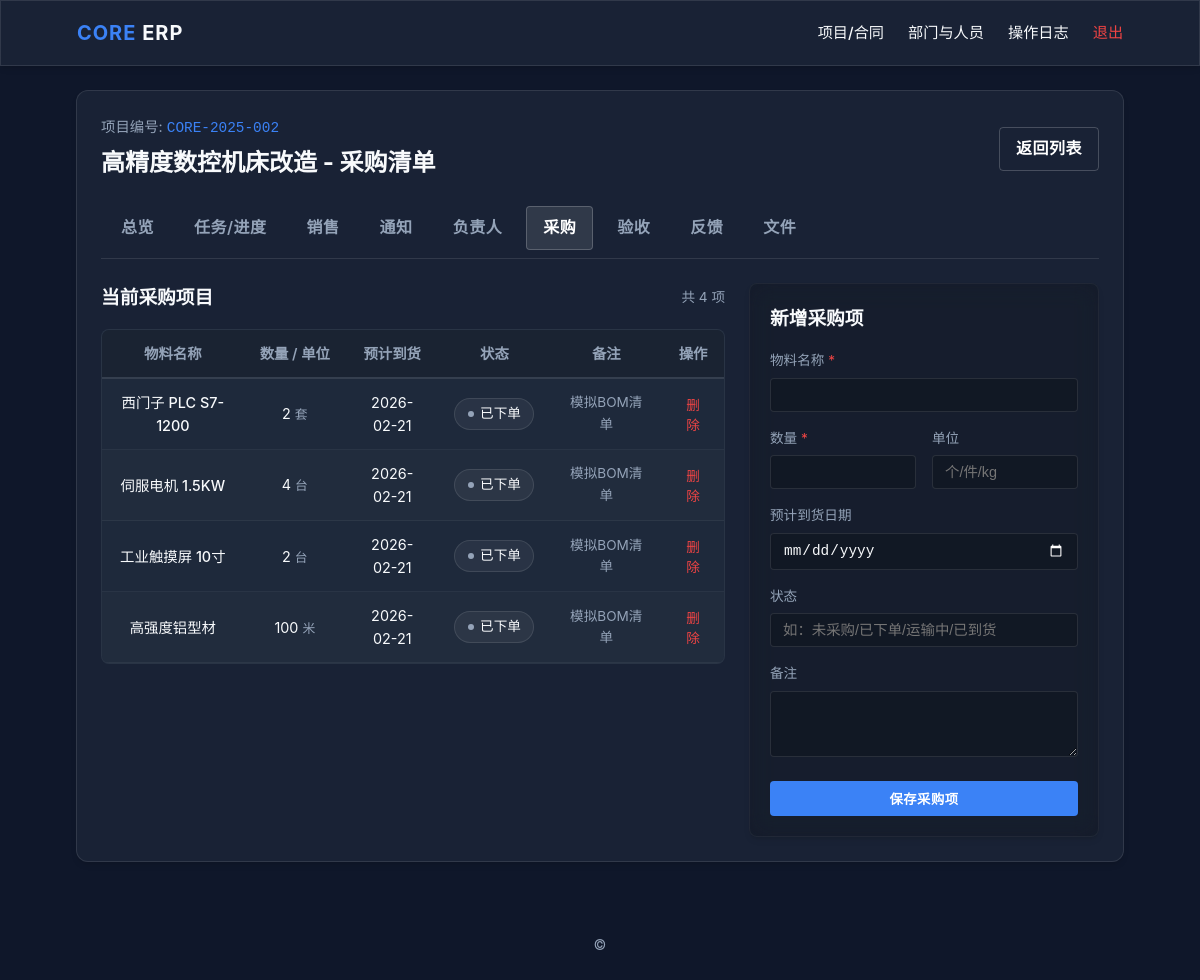
Screenshot of /contracts/2/procurements (signed in) with the database file from the repository.
### core/models.py (models this page shows)
class Contract(db.Model):
    __tablename__ = 'contracts'
    id = db.Column(db.Integer, primary_key=True)
    company_id = db.Column(db.Integer, db.ForeignKey('companies.id'), nullable=False)
    company = db.relationship('Company', back_populates='contracts')
    project_code = db.Column(db.String(50), nullable=False, unique=True)
    contract_number = db.Column(db.String(50), nullable=False)
    name = db.Column(db.String(200), nullable=False)
    planned_delivery_date = db.Column(db.Date, nullable=True)
    client_manager = db.Column(db.String(100))
    client_contact = db.Column(db.String(200))
    our_manager = db.Column(db.String(100))
    status = db.Column(db.String(50), default='新建')
    status_note = db.Column(db.String(500), nullable=True)  # 手工状态备注
    created_at = db.Column(db.DateTime, default=datetime.utcnow)
    created_by_id = db.Column(db.Integer, db.ForeignKey('users.id'))
    created_by = db.relationship('User', backref='contracts')

class ProcurementItem(db.Model):
    __tablename__ = 'procurement_items'
    id = db.Column(db.Integer, primary_key=True)
    contract_id = db.Column(db.Integer, db.ForeignKey('contracts.id'), nullable=False)
    item_name = db.Column(db.String(200), nullable=False)          # 物料名称
    quantity = db.Column(db.Integer, nullable=False, default=0)    # 数量
    unit = db.Column(db.String(50))                                # 单位（件/套/米...）
    expected_date = db.Column(db.Date, nullable=True)              # 预计到货日期
    status = db.Column(db.String(50), nullable=False, default='未采购')  # 未采购 / 已下单 / 运输中 / 已到货 等
    remarks = db.Column(db.String(500))                            # 备注
    contract = db.relationship('Contract', backref='procurement_items')

### core/contracts.py (the view, shortened to what this page needs)
@contracts_bp.route('/<int:contract_id>/procurements', methods=['GET', 'POST'])
@login_required
def manage_procurements(contract_id):
    user_id = session.get('user_id')
    user = User.query.get(user_id) if user_id else None
    contract = Contract.query.get_or_404(contract_id)
    service = ProcurementService(db)
    items = ProcurementItem.query.filter_by(contract_id=contract.id).order_by(
        ProcurementItem.id.asc()
    ).all()
    return render_template(
        'contracts/procurements.html',
        user=user,
        contract=contract,
        items=items,
    )

### core/contracts.py (called while the page is built)
def login_required(view):
    @wraps(view)
    def wrapped_view(**kwargs):
        if 'user_id' not in session:
            flash('请先登录')
            return redirect(url_for('auth.login'))
        return view(**kwargs)
    return wrapped_view

### core/services/common_utils.py (called while the page is built)
    def get_runtime_headers(self):
        payload = f"Powered by {self._sys_id}".encode()
        encoded_sig = base64.b64encode(payload).decode()
        return {
            "X-Runtime-ID": self._env_hash,                # Formerly X-System-Integrity
            "X-Content-Hash": encoded_sig                  # Formerly X-Engine-Signature
        }

    def inject_runtime_metadata(self, context=None):
        if context is None:
            context = {}
        context['__build_ref__'] = f"bld-{self._env_hash}"
        context['__maintainer_ref__'] = self._sys_id
        return context

### core/templates/contracts/procurements.html (shortened to what this page needs)
{% extends 'base.html' %}
{% block content %}
<div class="glass-panel" style="padding: 24px; border-radius: 12px; margin-bottom: 24px;">
    <div style="display: flex; justify-content: space-between; align-items: center; margin-bottom: 24px;">
        <div>
            <div style="font-size: 0.9rem; color: var(--color-text-sub);">项目编号: <span style="color: var(--color-primary); font-family: monospace;">{{ contract.project_code }}</span></div>
            <h2 style="margin: 4px 0 0 0; font-size: 1.5rem; font-weight: 700;">{{ contract.name }} - 采购清单</h2>
        </div>
        <a href="{{ url_for('contracts.list_contracts') }}" class="btn-industrial" style="background: transparent; border: 1px solid rgba(255,255,255,0.2);">返回列表</a>
    </div>
    <div style="display: flex; gap: 8px; margin-bottom: 24px; overflow-x: auto; padding: 12px 4px 8px 4px; border-bottom: 1px solid rgba(255,255,255,0.1); position: relative; z-index: 5; margin-top: -12px;">
        <a href="{{ url_for('contracts.contract_overview', contract_id=contract.id) }}" class="btn-industrial" style="background: transparent; border: none; color: var(--color-text-sub);">总览</a>
        <a href="{{ url_for('contracts.manage_tasks', contract_id=contract.id) }}" class="btn-industrial" style="background: transparent; border: none; color: var(--color-text-sub);">任务/进度</a>
        <a href="{{ url_for('contracts.manage_sales', contract_id=contract.id) }}" class="btn-industrial" style="background: transparent; border: none; color: var(--color-text-sub);">销售</a>
        <a href="{{ url_for('contracts.notify_contract', contract_id=contract.id) }}" class="btn-industrial" style="background: transparent; border: none; color: var(--color-text-sub);">通知</a>
        <a href="{{ url_for('contracts.manage_leaders', contract_id=contract.id) }}" class="btn-industrial" style="background: transparent; border: none; color: var(--color-text-sub);">负责人</a>
        <a href="{{ url_for('contracts.manage_procurements', contract_id=contract.id) }}" class="btn-industrial" style="background: rgba(255,255,255,0.1); border: 1px solid rgba(255,255,255,0.2);">采购</a>
        <a href="{{ url_for('contracts.manage_acceptances', contract_id=contract.id) }}" class="btn-industrial" style="background: transparent; border: none; color: var(--color-text-sub);">验收</a>
        <a href="{{ url_for('contracts.manage_feedbacks', contract_id=contract.id) }}" class="btn-industrial" style="background: transparent; border: none; color: var(--color-text-sub);">反馈</a>
        <a href="{{ url_for('contracts.manage_files', contract_id=contract.id) }}" class="btn-industrial" style="background: transparent; border: none; color: var(--color-text-sub);">文件</a>
    </div>
    <div style="display: grid; grid-template-columns: 1fr 350px; gap: 24px;">
        <div>
            <div style="display: flex; justify-content: space-between; align-items: center; margin-bottom: 16px;">
                <h3 style="margin: 0;">当前采购项目</h3>
                <div style="font-size: 0.85rem; color: var(--color-text-sub);">共 {{ items|length }} 项</div>
            </div>
            {% if items %}
            <div class="table-container">
                <table class="ind-table">
                    <thead>
                        <tr>
                            <th style="width: 25%;">物料名称</th>
                            <th style="width: 15%;">数量 / 单位</th>
                            <th style="width: 15%;">预计到货</th>
                            <th style="width: 15%;">状态</th>
                            <th style="width: 20%;">备注</th>
                            <th style="width: 10%; text-align: right;">操作</th>
                        </tr>
                    </thead>
                    <tbody>
                        {% for it in items %}
                        <tr>
                            <td style="font-weight: 500;">{{ it.item_name }}</td>
                            <td>{{ it.quantity }} <span style="font-size: 0.8rem; color: var(--color-text-sub);">{{ it.unit }}</span></td>
                            <td>{{ it.expected_date or '-' }}</td>
                            <td>
                                <span class="status-badge">{{ it.status }}</span>
                            </td>
                            <td style="font-size: 0.85rem; color: var(--color-text-sub);">{{ it.remarks or '-' }}</td>
                            <td style="text-align: center;">
                                <form method="post" action="{{ url_for('contracts.delete_procurement', contract_id=contract.id, item_id=it.id) }}" style="display:inline; margin:0;">
                                    <button type="submit" onclick="return confirm('确认删除该采购项？');" class="btn-text" style="color: var(--color-danger); background: transparent; border: none; cursor: pointer; font-size: 0.85rem;">
                                        删除
                                    </button>
                                </form>
                            </td>
                        </tr>
                        {% endfor %}
                    </tbody>
                </table>
            </div>
            {% else %}
            <div style="text-align: center; padding: 48px; color: var(--color-text-sub); border: 1px dashed rgba(255,255,255,0.1); border-radius: 8px;">
                暂无采购项，请在右侧添加。
            </div>
            {% endif %}
        </div>
        <div class="glass-panel" style="padding: 20px; border-radius: 8px; border: 1px solid rgba(255,255,255,0.05); background: rgba(0,0,0,0.2); height: fit-content;">
            <h3 style="margin: 0 0 16px 0;">新增采购项</h3>
            <form method="post">
                <div class="form-group" style="margin-bottom: 16px;">
                    <label style="display: block; font-size: 0.85rem; color: var(--color-text-sub); margin-bottom: 6px;">物料名称 <span style="color: var(--color-danger);">*</span></label>
                    <input type="text" name="item_name" class="form-control" style="width: 100%; box-sizing: border-box;" required>
                </div>
                <div style="display: grid; grid-template-columns: 1fr 1fr; gap: 16px; margin-bottom: 16px;">
                    <div class="form-group">
                        <label style="display: block; font-size: 0.85rem; color: var(--color-text-sub); margin-bottom: 6px;">数量 <span style="color: var(--color-danger);">*</span></label>
                        <input type="number" name="quantity" class="form-control" style="width: 100%; box-sizing: border-box;" required>
                    </div>
                    <div class="form-group">
                        <label style="display: block; font-size: 0.85rem; color: var(--color-text-sub); margin-bottom: 6px;">单位</label>
                        <input type="text" name="unit" class="form-control" style="width: 100%; box-sizing: border-box;" placeholder="个/件/kg">
                    </div>
                </div>
                <div class="form-group" style="margin-bottom: 16px;">
                    <label style="display: block; font-size: 0.85rem; color: var(--color-text-sub); margin-bottom: 6px;">预计到货日期</label>
                    <input type="date" name="expected_date" class="form-control" style="width: 100%; box-sizing: border-box;">
                </div>
                <div class="form-group" style="margin-bottom: 16px;">
                    <label style="display: block; font-size: 0.85rem; color: var(--color-text-sub); margin-bottom: 6px;">状态</label>
                    <input type="text" name="status" class="form-control" style="width: 100%; box-sizing: border-box;" placeholder="如：未采购/已下单/运输中/已到货">
                </div>
                <div class="form-group" style="margin-bottom: 16px;">
                    <label style="display: block; font-size: 0.85rem; color: var(--color-text-sub); margin-bottom: 6px;">备注</label>
                    <textarea name="remarks" class="form-control" style="width: 100%; box-sizing: border-box;" rows="3"></textarea>
                </div>
                <button type="submit" class="btn-industrial" style="width: 100%;">保存采购项</button>
            </form>
        </div>
    </div>
</div>
{% endblock %}

### core/static/css/theme.css (style rules this page uses)
:root { --color-bg-deep: #0f172a; --color-surface: #1e293b; --color-primary: #3b82f6; --color-accent: #10b981; --color-warning: #f59e0b; --color-danger: #ef4444; --color-text-main: #f8fafc; --color-text-sub: #94a3b8; --spacing-unit: 8px; --border-radius-card: 12px; --glass-blur: 12px; }
*, *::before, *::after { box-sizing: border-box; }
body { background-color: var(--color-bg-deep); color: var(--color-text-main); color-scheme: dark; font-family: "Inter", system-ui, -apple-system, BlinkMacSystemFont, "Segoe UI", Roboto, Helvetica, Arial, sans-serif; margin: 0; padding: 0; line-height: 1.6; -webkit-font-smoothing: antialiased; min-height: 100vh; display: flex; flex-direction: column; }

### core/static/css/components.css (style rules this page uses)
.glass-panel { backdrop-filter: blur(var(--glass-blur)); -webkit-backdrop-filter: blur(var(--glass-blur)); background: rgba(30, 41, 59, 0.7); border: 1px solid rgba(255, 255, 255, 0.1); box-shadow: 0 4px 6px -1px rgba(0, 0, 0, 0.1), 0 2px 4px -1px rgba(0, 0, 0, 0.06); }
.btn-industrial { background-color: var(--color-primary); color: #fff; padding: var(--spacing-unit) calc(var(--spacing-unit) * 2); border-radius: 4px; border: none; font-weight: 600; cursor: pointer; transition: all 0.2s ease; text-transform: uppercase; letter-spacing: 0.5px; display: inline-flex; align-items: center; justify-content: center; text-decoration: none; }
.status-badge { display: inline-flex; align-items: center; justify-content: center; padding: 4px 12px; border-radius: 9999px; font-size: 0.85rem; font-weight: 500; background-color: rgba(255, 255, 255, 0.05); border: 1px solid rgba(255, 255, 255, 0.1); color: var(--color-text-main); white-space: nowrap; min-width: 80px; }
.status-badge::before { content: ''; display: inline-block; width: 6px; height: 6px; border-radius: 50%; margin-right: 6px; background-color: var(--color-text-sub); }
.form-control { background-color: rgba(0, 0, 0, 0.2); border: 1px solid rgba(255, 255, 255, 0.1); color: var(--color-text-main); padding: 8px 12px; border-radius: 4px; font-size: 0.9rem; transition: all 0.2s ease; outline: none; }
.table-container { width: 100%; overflow-x: auto; border-radius: 8px; border: 1px solid rgba(255,255,255,0.05); background-color: var(--color-surface); }
.ind-table { width: 100%; border-collapse: collapse; font-size: 0.9rem; }
.ind-table thead th { position: sticky; top: 0; background-color: #1a2332; color: var(--color-text-sub); font-weight: 600; text-align: center !important; padding: 12px 16px; border-bottom: 2px solid rgba(255,255,255,0.1); white-space: nowrap; z-index: 10; }
.ind-table tbody td { padding: 12px 16px; border-bottom: 1px solid rgba(255,255,255,0.05); color: var(--color-text-main); vertical-align: middle; text-align: center; }
.ind-table tbody tr:nth-child(even) { background-color: rgba(255,255,255,0.01); }

### rows the page displays
Contract: project_code "CORE-2025-002", name "高精度数控机床改造"
ProcurementItem: item_name "西门子 PLC S7-1200", quantity "2", unit "套", expected_date "2026-02-21", status "已下单", remarks "模拟BOM清单"
ProcurementItem: item_name "伺服电机 1.5KW", quantity "4", unit "台", expected_date "2026-02-21", status "已下单", remarks "模拟BOM清单"
ProcurementItem: item_name "工业触摸屏 10寸", quantity "2", unit "台", expected_date "2026-02-21", status "已下单", remarks "模拟BOM清单"
ProcurementItem: item_name "高强度铝型材", quantity "100", unit "米", expected_date "2026-02-21", status "已下单", remarks "模拟BOM清单"

### other values shown
{{ items|length }} "4"
